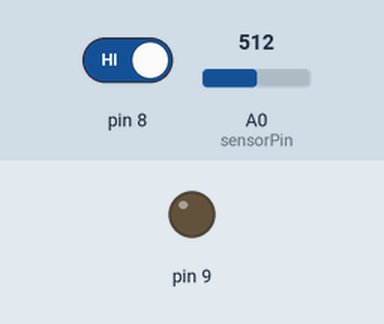
This sketch was run on a simulated Arduino Uno, built with avr-gcc and run on an emulated ATmega328P. On the bench: output pins drawn as LEDs (lit = HIGH). The inputs (shaded band) are chosen by the test bench; at power-on: pin 8 HIGH, A0 (sensorPin) = 512. What the sketch prints to the serial monitor is not drawn.

Above: at 1.2 s.
1.3 s: pin 8 driven LOW
At 1.9 s:
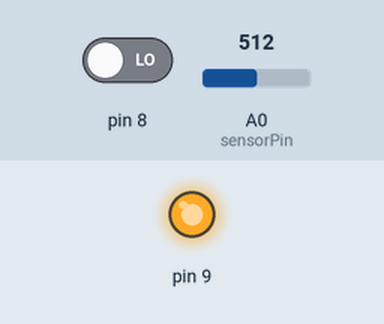
2.8 s: pin 8 driven HIGH
At 4.1 s:
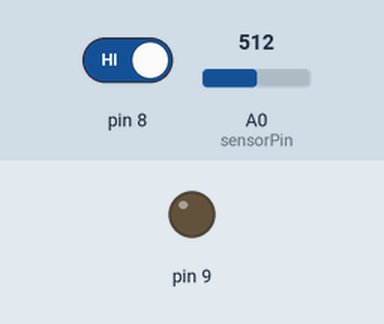
Timing chart, 0 to 5.8 s (numbered marks = the images above; inputs shaded):
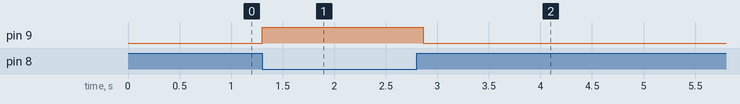

Measured:
- after the input at 1.3 s, pin 9: LOW → HIGH at once
- after the input at 2.8 s, pin 9: HIGH → LOW after 0.06 s

The sketch:

youssef_cap.ino
```cpp
int sensorPin = A0;
int Val = 0;
int state = 0;
void setup() {
  pinMode(9, OUTPUT);
  pinMode(8, INPUT);
  pinMode(7, INPUT);
  Serial.begin(9600);
}
void loop() {

 if(Serial.available() > 0){
    state = Serial.read();
 }
   Val = analogRead(sensorPin);
  if (digitalRead(8) == LOW and Val>= 10) {
  digitalWrite(9, HIGH); // LED ON
   Serial.write('1');
  state = 0;
 }
 else if (digitalRead(8) == HIGH and Val>= 10) {
  digitalWrite(9, LOW); // LED off
 Serial.write('2');
  state = 0;
 }else{
Serial.write('0');
 }
 delay(130);
 }
```
